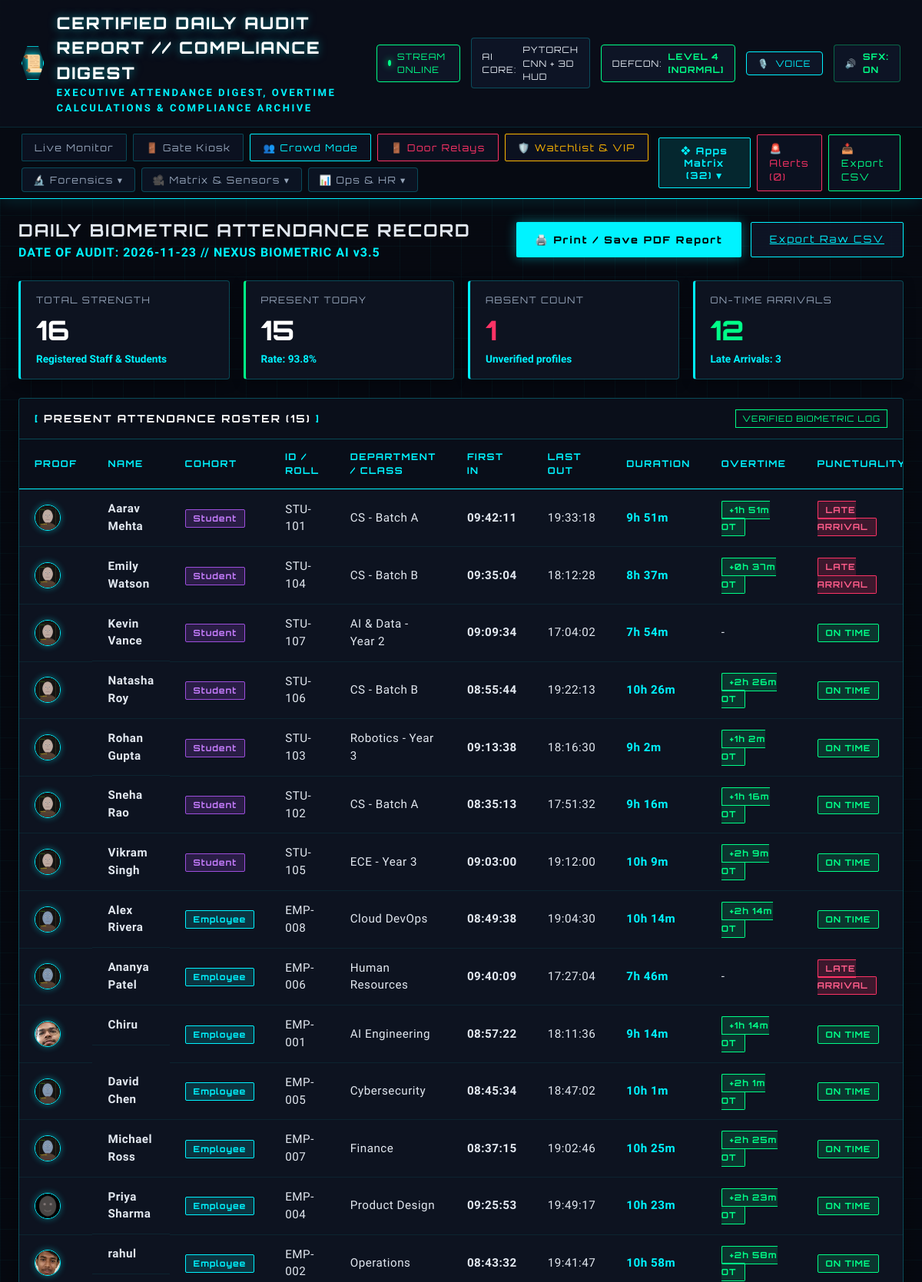
Screenshot of /report (upper part) with the database file from the repository.
### tables this page shows
CREATE TABLE attendance (
                    id INTEGER PRIMARY KEY AUTOINCREMENT,
                    user_name TEXT NOT NULL,
                    timestamp TEXT NOT NULL,
                    date TEXT NOT NULL,
                    time TEXT NOT NULL,
                    confidence REAL NOT NULL,
                    status TEXT NOT NULL
                , user_type TEXT DEFAULT 'Employee', punch_type TEXT DEFAULT 'CHECK_IN', is_late INTEGER DEFAULT 0, snapshot_url TEXT DEFAULT '');

CREATE TABLE users (
                    id INTEGER PRIMARY KEY AUTOINCREMENT,
                    name TEXT UNIQUE NOT NULL,
                    emp_id TEXT,
                    department TEXT,
                    registered_at TEXT
                , user_type TEXT DEFAULT 'Employee', role_title TEXT DEFAULT 'Member', email TEXT DEFAULT '', security_clearance TEXT DEFAULT 'STANDARD', access_notes TEXT DEFAULT '');

### app.py (the view)
@app.route('/report')
def report_view():
    date_arg = request.args.get('date')
    report_data = db.get_daily_report_data(target_date=date_arg)
    return render_template('report.html', report=report_data)

### attendance_engine/db.py (called while the page is built)
    def _get_connection(self):
        conn = sqlite3.connect(self.db_path, check_same_thread=False)
        conn.row_factory = sqlite3.Row
        return conn

### templates/report.html (shortened to what this page needs)
<!DOCTYPE html>
<html lang="en">
<head>
  <link rel="stylesheet" href="/static/css/style.css">
</head>
<body>
  <div class="cyber-scanlines"></div>
  <div class="hud-background-grid"></div>
  <div class="no-print">
    {% set active_page = 'report' %}
    {% set nav_icon = '📜' %}
    {% set nav_title = 'CERTIFIED DAILY AUDIT REPORT // COMPLIANCE DIGEST' %}
    {% set nav_subtitle = 'EXECUTIVE ATTENDANCE DIGEST, OVERTIME CALCULATIONS & COMPLIANCE ARCHIVE' %}
    {% include 'nav_header.html' %}
  </div>
  <main class="main-container">
    <div class="report-header-banner">
      <div>
        <h2 style="font-family:var(--font-tech); letter-spacing:2px; font-size:1.4rem;">DAILY BIOMETRIC ATTENDANCE RECORD</h2>
        <p style="color:var(--neon-cyan); letter-spacing:1px; font-weight:600;">DATE OF AUDIT: {{ report.date }} // NEXUS BIOMETRIC AI v3.5</p>
      </div>
      <div class="print-actions no-print">
        <button onclick="window.print()" class="cyber-button primary">🖨️ Print / Save PDF Report</button>
        <a href="/api/export_csv" class="cyber-button secondary">Export Raw CSV</a>
      </div>
    </div>
    <section class="metrics-grid">
      <div class="metric-card">
        <div class="metric-label">TOTAL STRENGTH</div>
        <div class="metric-val">{{ report.summary.total_strength }}</div>
        <div class="metric-sub">Registered Staff & Students</div>
      </div>
      <div class="metric-card highlight">
        <div class="metric-label">PRESENT TODAY</div>
        <div class="metric-val">{{ report.summary.present_count }}</div>
        <div class="metric-sub">Rate: {{ report.summary.attendance_rate }}%</div>
      </div>
      <div class="metric-card">
        <div class="metric-label">ABSENT COUNT</div>
        <div class="metric-val text-alert">{{ report.summary.absent_count }}</div>
        <div class="metric-sub">Unverified profiles</div>
      </div>
      <div class="metric-card">
        <div class="metric-label">ON-TIME ARRIVALS</div>
        <div class="metric-val" style="color:var(--neon-green)">{{ report.summary.on_time_count }}</div>
        <div class="metric-sub">Late Arrivals: {{ report.summary.late_count }}</div>
      </div>
    </section>
    <section class="cyber-panel" style="margin-bottom: 24px;">
      <div class="panel-header">
        <div class="panel-title"><span class="bracket">[</span> PRESENT ATTENDANCE ROSTER ({{ report.present_roster|length }}) <span class="bracket">]</span></div>
        <div class="panel-badge neon-green">VERIFIED BIOMETRIC LOG</div>
      </div>
      <div class="feed-table-container">
        <table class="cyber-table">
          <thead>
            <tr>
              <th>PROOF</th>
              <th>NAME</th>
              <th>COHORT</th>
              <th>ID / ROLL</th>
              <th>DEPARTMENT / CLASS</th>
              <th>FIRST IN</th>
              <th>LAST OUT</th>
              <th>DURATION</th>
              <th>OVERTIME</th>
              <th>PUNCTUALITY</th>
            </tr>
          </thead>
          <tbody>
            {% for p in report.present_roster %}
            <tr>
              <td>
                {% if p.snapshot_url %}
                  <img src="{{ p.snapshot_url }}" class="punch-thumb" alt="Proof" title="Verified Biometric Snapshot">
                {% else %}
                  <div class="avatar-ring small">👤</div>
                {% endif %}
              </td>
              <td class="user-cell"><strong>{{ p.name }}</strong></td>
              <td>
                <span class="badge {% if p.user_type == 'Student' %}student{% else %}office{% endif %}">
                  {{ p.user_type }}
                </span>
              </td>
              <td>{{ p.emp_id or '-' }}</td>
              <td>{{ p.department }}</td>
              <td><strong>{{ p.first_in }}</strong></td>
              <td>{{ p.last_out }}</td>
              <td><span style="color:var(--neon-cyan); font-weight:600;">{{ p.duration }}</span></td>
              <td>
                {% if p.overtime != '-' %}
                  <span class="badge ontimed">{{ p.overtime }}</span>
                {% else %}
                  <span class="text-dim">-</span>
                {% endif %}
              </td>
              <td>
                {% if p.is_late %}
                  <span class="badge late">LATE ARRIVAL</span>
                {% else %}
                  <span class="badge ontimed">ON TIME</span>
                {% endif %}
              </td>
            </tr>
            {% else %}
            <tr>
              <td colspan="8" class="no-records">No attendance check-ins recorded for this date.</td>
            </tr>
            {% endfor %}
          </tbody>
        </table>
      </div>
    </section>
  </main>
</body>
</html>

### templates/report.html (style rules this page uses)
.report-header-banner { display: flex; justify-content: space-between; align-items: center; margin-bottom: 24px; }
.print-actions { display: flex; gap: 12px; }

### rows the page displays
attendance: snapshot_url (picture), first_in "09:42:11"
users: name "Aarav Mehta", user_type "Student", emp "STU-101", department "CS - Batch A"
attendance: last_out "19:33:18"
attendance: snapshot_url (picture), first_in "09:35:04"
users: name "Emily Watson", user_type "Student", emp "STU-104", department "CS - Batch B"
attendance: last_out "18:12:28"
attendance: snapshot_url (picture), first_in "09:09:34"
users: name "Kevin Vance", user_type "Student", emp "STU-107", department "AI & Data - Year 2"
attendance: last_out "17:04:02"
attendance: snapshot_url (picture), first_in "08:55:44"
users: name "Natasha Roy", user_type "Student", emp "STU-106", department "CS - Batch B"
attendance: last_out "19:22:13"
attendance: snapshot_url (picture), first_in "09:13:38"
users: name "Rohan Gupta", user_type "Student", emp "STU-103", department "Robotics - Year 3"
attendance: last_out "18:16:30"
attendance: snapshot_url (picture), first_in "08:35:13"
users: name "Sneha Rao", user_type "Student", emp "STU-102", department "CS - Batch A"
attendance: last_out "17:51:32"
attendance: snapshot_url (picture), first_in "09:03:00"
users: name "Vikram Singh", user_type "Student", emp "STU-105", department "ECE - Year 3"
attendance: last_out "19:12:00"
attendance: snapshot_url (picture), first_in "08:49:38"
users: name "Alex Rivera", user_type "Employee", emp "EMP-008", department "Cloud DevOps"
attendance: last_out "19:04:30"
attendance: snapshot_url (picture), first_in "09:40:09"
users: name "Ananya Patel", user_type "Employee", emp "EMP-006", department "Human Resources"
attendance: last_out "17:27:04"
attendance: snapshot_url (picture), first_in "08:57:22"
users: name "Chiru", user_type "Employee", emp "EMP-001", department "AI Engineering"
attendance: last_out "18:11:36"
attendance: snapshot_url (picture), first_in "08:45:34"
users: name "David Chen", user_type "Employee", emp "EMP-005", department "Cybersecurity"
attendance: last_out "18:47:02"
attendance: snapshot_url (picture), first_in "08:37:15"
users: name "Michael Ross", user_type "Employee", emp "EMP-007", department "Finance"
attendance: last_out "19:02:46"
attendance: snapshot_url (picture), first_in "09:25:53"
users: name "Priya Sharma", user_type "Employee", emp "EMP-004", department "Product Design"
attendance: last_out "19:49:17"
attendance: snapshot_url (picture), first_in "08:43:32"
users: name "rahul", user_type "Employee", emp "EMP-002", department "Operations"
attendance: last_out "19:41:47"

### other values shown
{{ nav_icon|default('◈') }} "📜"
{{ nav_title|default('NEXUS // BIOMETRIC 3D ATTENDANCE') }} "CERTIFIED DAILY AUDIT REPORT // COMPLIANCE DIGEST"
{{ report.date }} "2026-11-23"
{{ report.summary.total_strength }} "16"
{{ report.summary.present_count }} "15"
{{ report.summary.attendance_rate }} "93.8"
{{ report.summary.absent_count }} "1"
{{ report.summary.on_time_count }} "12"
{{ report.summary.late_count }} "3"
{{ report.present_roster|length }} "15"
{{ p.duration }} "9h 51m" "8h 37m" "7h 54m" "10h 26m" "9h 2m" "9h 16m" "10h 9m" "10h 14m" "7h 46m" "9h 14m" "10h 1m" "10h 25m" "10h 23m" "10h 58m"
{{ p.overtime }} "+1h 51m OT" "+0h 37m OT" "+2h 26m OT" "+1h 2m OT" "+1h 16m OT" "+2h 9m OT" "+2h 14m OT" "+1h 14m OT" "+2h 1m OT" "+2h 25m OT" "+2h 23m OT" "+2h 58m OT"
